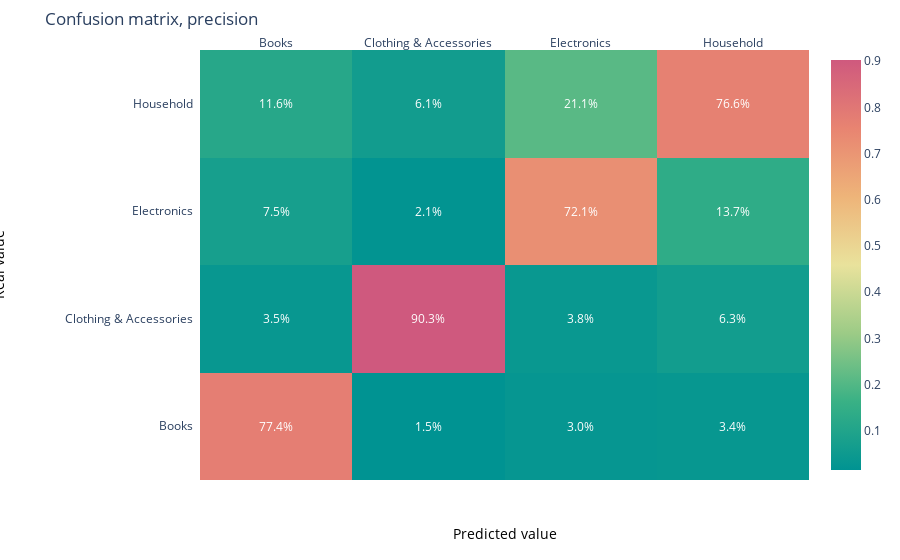

Source (notebook cell):
### Code cell
vis.draw_confusion_matrix(
    y_test_baseline,
    lr.predict(x_test_baseline),
    lr.classes_,
    label="precision",
    normalize="pred"
)

### Figure 1 — Plotly figure (JSON) as saved in the notebook; plotly's stock layout.template omitted (floating-point values rounded to 4 significant figures)
{"data": [{"colorscale": [[0, "rgb(0, 147, 146)"], [0.1667, "rgb(57, 177, 133)"], [0.3333, "rgb(156, 203, 134)"], [0.5, "rgb(233, 226, 156)"], [0.6667, "rgb(238, 180, 121)"], [0.8333, "rgb(232, 132, 113)"], [1, "rgb(207, 89, 126)"]], "reversescale": false, "showscale": true, "type": "heatmap", "x": ["Books", "Clothing & Accessories", "Electronics", "Household"], "y": ["Books", "Clothing & Accessories", "Electronics", "Household"], "z": [[0.7741, 0.01517, 0.0299, 0.03377], [0.03489, 0.9027, 0.03821, 0.0628], [0.0753, 0.02149, 0.7209, 0.1374], [0.1157, 0.06068, 0.211, 0.766]]}], "layout": {"annotations": [{"font": {"color": "#FFFFFF"}, "showarrow": false, "text": "77.4%", "x": "Books", "xref": "x", "y": "Books", "yref": "y"}, {"font": {"color": "#FFFFFF"}, "showarrow": false, "text": "1.5%", "x": "Clothing & Accessories", "xref": "x", "y": "Books", "yref": "y"}, {"font": {"color": "#FFFFFF"}, "showarrow": false, "text": "3.0%", "x": "Electronics", "xref": "x", "y": "Books", "yref": "y"}, {"font": {"color": "#FFFFFF"}, "showarrow": false, "text": "3.4%", "x": "Household", "xref": "x", "y": "Books", "yref": "y"}, {"font": {"color": "#FFFFFF"}, "showarrow": false, "text": "3.5%", "x": "Books", "xref": "x", "y": "Clothing & Accessories", "yref": "y"}, {"font": {"color": "#FFFFFF"}, "showarrow": false, "text": "90.3%", "x": "Clothing & Accessories", "xref": "x", "y": "Clothing & Accessories", "yref": "y"}, {"font": {"color": "#FFFFFF"}, "showarrow": false, "text": "3.8%", "x": "Electronics", "xref": "x", "y": "Clothing & Accessories", "yref": "y"}, {"font": {"color": "#FFFFFF"}, "showarrow": false, "text": "6.3%", "x": "Household", "xref": "x", "y": "Clothing & Accessories", "yref": "y"}, {"font": {"color": "#FFFFFF"}, "showarrow": false, "text": "7.5%", "x": "Books", "xref": "x", "y": "Electronics", "yref": "y"}, {"font": {"color": "#FFFFFF"}, "showarrow": false, "text": "2.1%", "x": "Clothing & Accessories", "xref": "x", "y": "Electronics", "yref": "y"}, {"font": {"color": "#FFFFFF"}, "showarrow": false, "text": "72.1%", "x": "Electronics", "xref": "x", "y": "Electronics", "yref": "y"}, {"font": {"color": "#FFFFFF"}, "showarrow": false, "text": "13.7%", "x": "Household", "xref": "x", "y": "Electronics", "yref": "y"}, {"font": {"color": "#FFFFFF"}, "showarrow": false, "text": "11.6%", "x": "Books", "xref": "x", "y": "Household", "yref": "y"}, {"font": {"color": "#FFFFFF"}, "showarrow": false, "text": "6.1%", "x": "Clothing & Accessories", "xref": "x", "y": "Household", "yref": "y"}, {"font": {"color": "#FFFFFF"}, "showarrow": false, "text": "21.1%", "x": "Electronics", "xref": "x", "y": "Household", "yref": "y"}, {"font": {"color": "#FFFFFF"}, "showarrow": false, "text": "76.6%", "x": "Household", "xref": "x", "y": "Household", "yref": "y"}, {"font": {"color": "black", "size": 14}, "showarrow": false, "text": "Predicted value", "x": 0.5, "xref": "paper", "y": -0.15, "yref": "paper"}, {"font": {"color": "black", "size": 14}, "showarrow": false, "text": "Real value", "textangle": -90, "x": -0.35, "xref": "paper", "y": 0.5, "yref": "paper"}], "margin": {"l": 200, "t": 50}, "title": {"text": "Confusion matrix, precision"}, "xaxis": {"dtick": 1, "gridcolor": "rgb(0, 0, 0)", "side": "top", "ticks": ""}, "yaxis": {"dtick": 1, "ticks": "", "ticksuffix": "  "}}}
